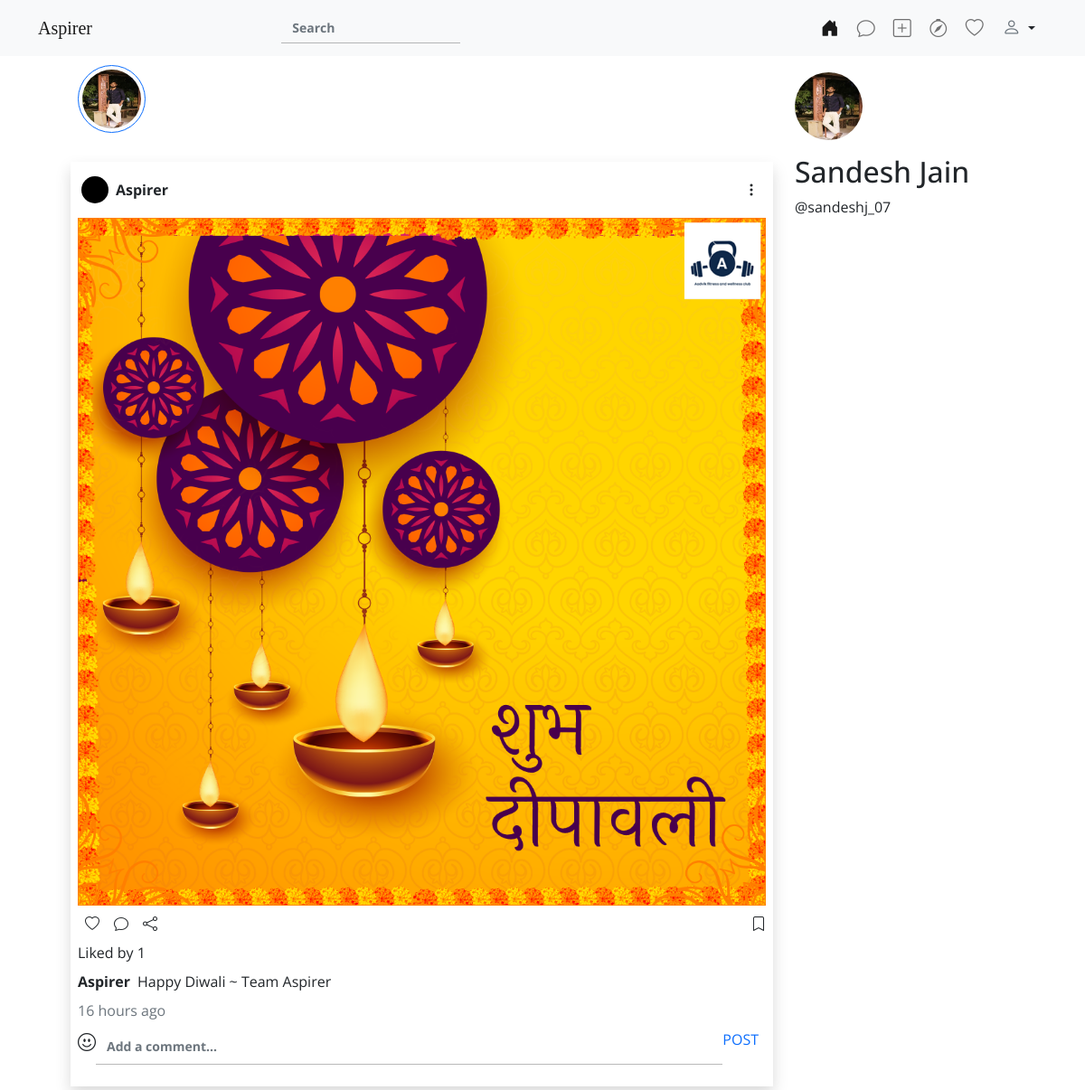
Screenshot of / (signed in) with the database file from the repository.
### front/models.py (models this page shows, shortened)
class Profile(models.Model):
    gender_chocies = (
        ('M',"Male"),
        ("F","Female"),
        ("N","Prefer Not To Say")
    )
    user = models.OneToOneField(User,on_delete=models.CASCADE)
    username = models.CharField(null=False, default = " ", max_length = 20)
    ProfileImg = models.ImageField(null=True,upload_to="images/profile_pic/",default="media/images/profile_pic/default.png")
    contact = models.CharField(max_length = 10)
    Email = models.EmailField(null=False)
    address = models.CharField(null = False, max_length = 50,blank = True)
    website = models.CharField(null=True,blank=True, max_length=30, default="")
    gender = models.CharField(max_length=1,choices = gender_chocies, default = "N")
    pvt_acc = models.BooleanField(default=False)
    activity_status = models.BooleanField(null=False, default = False)
    story_share = models.BooleanField(null=False, default = False)
    close_friends = ListCharField(
        base_field=models.CharField(max_length=10),
        size=6,
        max_length=(6 * 11),  # 6 * 10 character nominals, plus commas
        default = [ ],
        null = True,
        blank = True
    )
    hide_story = ListCharField(
        base_field=models.CharField(max_length=10),
        size=6,
        max_length=(6 * 11),  # 6 * 10 character nominals, plus commas
        default = [ ],
        null = True,
        blank = True
    )
    blocked_users = ListCharField(
        base_field=models.CharField(max_length=10),
        size=6,
        max_length=(6 * 11),  # 6 * 10 character nominals, plus commas
        default = [ ],
        null = True,
        blank = True
    )
    restricted_users = ListCharField(
        base_field=models.CharField(max_length=10),
        size=6,
        max_length=(6 * 11),  # 6 * 10 character nominals, plus commas
        default = [ ],
        null = True,
        blank = True
    )
    followers =  ListCharField(
        base_field=models.CharField(max_length=10),
        size=6,
        max_length=(6 * 11),  # 6 * 10 character nominals, plus commas
        default = [ ],
        null = True,
        blank = True
    )
    following =  ListCharField(
        base_field=models.CharField(max_length=10),
        size=6,
        max_length=(6 * 11),  # 6 * 10 character nominals, plus commas
        default = [ ] ,
        null = True,
        blank = True
    )
    saved =  ListCharField(
        base_field=models.CharField(max_length=10),
        size=6,
        max_length=(6 * 11),  # 6 * 10 character nominals, plus commas
        default = [ ],
        null = True,
        blank = True
    )
    follow_request =  ListCharField(
        base_field=models.CharField(max_length=10),
        size=6,
        max_length=(6 * 11),  # 6 * 10 character nominals, plus commas
        default = [ ],
        null = True,
        blank = True
    )
    bio = models.CharField(max_length = 100,default=" ", blank=True)

class Post(models.Model):
    user = models.ForeignKey(User,on_delete=models.CASCADE)
    profile = models.ForeignKey(Profile, on_delete= models.CASCADE)
    uploadTime = models.DateTimeField(default= datetime.datetime.now())
    likes =  ListCharField(
        base_field=models.CharField(max_length=10),
        size=6,
        max_length=(6 * 11),  # 6 * 10 character nominals, plus commas
        default = [ ],
        null = True,
        blank = True
    )
    caption = models.CharField(null=False,max_length=300)
    shares = models.IntegerField(default=0)
    saved = models.IntegerField(default=0)
    allow_comments = models.BooleanField(default=True)
    comments = ListCharField(
        base_field=models.CharField(max_length = 10),
        size= 6,
        max_length = (6 * 11),
        default = [],
        null = True,
        blank = True,
    )
    Showimage = models.ImageField(null=False, blank=False, upload_to="images/posts/", default = " ")
    archived = models.BooleanField(null=False, default = False)
    mentions = ListCharField(
        base_field=models.CharField(max_length=50),
        size=6,
        max_length=(6 * 51),  # 6 * 10 character nominals, plus commas
        null = True,
        blank = True
    )
    Location = models.CharField(blank=True, null=True,max_length=50)

### front/views.py (the view, shortened to what this page needs)
# urls.py: 2. Add a URL to urlpatterns:  path('', Home.as_view(), name='home')
@login_required(login_url='/login/')
def Home(request):
    call_command('deleteStory')
    CProfile = Profile.objects.get(user = request.user)
    posts = []
    for i in Post.objects.filter(Q(user__in = CProfile.following), Q(archived = False)).order_by('-id'):
        comments = Comment.objects.filter(Post = i)
        posts.append({"post":i,"comments":comments})
    userStory = Story.objects.filter(User = request.user)
    if userStory:
        userStory = userStory[0]
    else:
        userStory = 0
    stories = []
    for i in CProfile.following:
        P1 = Story.objects.filter(User__id = i)
    dic = {"posts":posts, "active":"home", "CProfile":CProfile, "userStory":userStory, "stories":stories}
    return render(request,'home.html',dic)

### front/management/commands/deleteStory.py (called while the page is built)
    def handle(self, *args, **options):
        stories = Story.objects.filter(uploadTime__lte = datetime.now() - timedelta(days = 1))
        for i in stories:
            i.Image.delete()
            i.delete()
        self.stdout.write('Deleted stories older than 1 day')

### front/preprocessors.py (called while the page is built)
def follow_requests(request):
    if(request.user.is_authenticated):
        Request_Users = []
        CUser = Profile.objects.filter(user = request.user)[0]
        for i in CUser.follow_request:
            user = User.objects.filter(id = i)[0]
            P = Profile.objects.filter(user = user)[0]
            Request_Users.append({"P":P,"U":user})
        return {
            "Requests": CUser.follow_request,
            "Request_Users": Request_Users,
            "footer": True,
            "navbar" : True,
        }
    return {"Requests": [], "footer":True, "navbar":True}

### templates/home.html (shortened to what this page needs)
{% extends 'base.html' %}
{% load static %}
{% load humanize %}
{% block links %}
    <link rel="stylesheet" href="{% static 'css/home.css' %}">
{% endblock %}
{% block content %}
    <div class="container px-lg-5 px-sm-0 mt-5 mb-3">
        <div class="row">
            <div class="col-lg-9">
                <div class="d-flex align-items-center mt-3 mb-4 p-2">
                {% if userStory == 0 %}
                    <div>
                        <div style="height:75px; width:75px;" class="bg-primary rounded-circle me-3 d-flex align-items-center justify-content-center pe-pointer"  data-bs-toggle="modal" data-bs-target="#UploadStoryModal">
                            <i class="bi bi-plus fs-1 text-white"></i>
                        </div>
                    </div>
                {% else %}
                    <div>
                        <img src="{{CProfile.ProfileImg.url}}" alt="avatar" class="rounded-circle border border-primary p-1 me-3 pe-pointer modalOpenStory" data-story-user = "{{CProfile.user.id}}" data-story-name = "{{CProfile.username}}" data-bs-toggle="modal" data-bs-target="#ViewStoryModal"  width="75px">
                    </div>
                {% endif %}
                </div>
                <div clas="w-100">
                    {% for post in posts %}
                    <div class="post shadow  my-3 py-3 px-2">
                        <div class="d-flex ps-1 align-items-center pb-3">
                            <img src="{{post.post.profile.ProfileImg.url}}" alt="avatar" class="rounded-circle"  width="30px" heigth="25px">
                            <a class="text-dark" href="{% url 'Aspirer:Profile' post.post.user.username  %}"><p class="fw-bold my-0 ms-2 pe-pointer">{{post.post.user.username}}</p></a>
                            <i class="bi bi-three-dots-vertical ms-auto me-2 pe-pointer postModalBi" onClick="$('#postUrl').attr('href','{% url 'Aspirer:ViewPost' post.post.id %}');" data-user-id="{{post.post.user.id}}" post-id="{{post.post.id}}" data-bs-toggle="modal" data-bs-target ="#PostClickModal"></i>
                        </div>
                        <img src="{{ post.post.Showimage.url }}" alt="avatar" class="mx-auto d-block w-100 pe-pointer postImg" data-LikeId="likeBtn{{post.id}}">
                        <div class="d-flex align-items-center my-2">
                            <i class="bi mx-2 pe-pointer bi-heart{% if request.user.id|stringformat:'i' in post.post.likes %}-fill text-danger {% endif %} likeBtn" data-postId = "{{post.id}}" id="likeBtn{{post.id}}" ></i>
                        {% if post.post.allow_comments %}
                            <i class="bi bi-chat mx-2 pe-pointer commentBi" data-commentId = "comment{{post.post.id}}"></i>
                            {% endif %}
                            <i class="bi bi-share mx-2  pe-pointer"></i>
                            <i class="bi ms-auto pe-pointer bi-bookmark{% if post.post.id|stringformat:'i' in CProfile.saved %}-fill {% endif %} saveBtn" data-postId="{{post.id}}" id="saveBtn{{post.id}}"></i>
                        </div>
                        <span class="">Liked by <span id="{{post.post.id}}likes">{{post.post.likes|length}}</span></span>
                        <div class="d-flex my-2">
                        <a class="text-dark" href="{% url 'Aspirer:Profile' post.post.user.username %}"><span class="fw-bold me-2">{{post.post.user.username}}</span></a>
                        <span> {{post.post.caption}}</span>
                    </div>
                        <span class="text-secondary fs-6"> {{post.post.uploadTime|naturaltime}} </span>
                        {% if post.post.allow_comments %}
                        <div  class="d-flex py-2">
                            <i class="bi bi-emoji-smile fs-5"></i>
                            <input type="text" class="form-control commentText" id="comment{{post.post.id}}" post-id="{{post.post.id}}" placeholder="Add a comment..." />
                            <p class="text-primary pe-pointer me-2 postComment" cid="comment{{post.post.id}}">POST</p>
                        </div>
                        {% endif %}
                    </div>
                    {% endfor %}
                </div>
            </div>
            <div class="col-lg-2 d-flex">
                <div class="position-fixed pt-3">
                <img src="{{CProfile.ProfileImg.url}}" width="75px" class="rounded-circle my-3">
                <h2> {{request.user.first_name}} {{request.user.last_name}} </h2>
                <p>@{{request.user.username}}</p>
            </div>
            </div>
        </div>
    </div>
{% endblock %}

### templates/base.html (shortened to what this page needs)
{% load static %}
<!DOCTYPE html>
<html lang="en">
<head>
  <link rel="stylesheet" href="{% static 'vendors/bootstrap-5.0.2-dist/css/bootstrap.min.css' %}" />
  <link rel="stylesheet" href="https://cdn.jsdelivr.net/npm/bootstrap-icons@1.6.1/font/bootstrap-icons.css" />
  <link rel="stylesheet" href="{% static 'css/base.css' %}" />
  {% block links %} {% endblock %}
</head>
<body>
    {% if navbar %}
     <nav class="navbar navbar-expand-md navbar-light bg-light position-fixed top-0 w-100 mb-5" style="z-index:100;">
        <div class="container">
          <a class="navbar-brand font-1" href="{% url 'Aspirer:Home' %}"> Aspirer </a>
          <div class="collapse navbar-collapse" id="navbarSupportedContent">
            <form class="mx-auto d-flex bg-transparent">
                <input class="form-control bg-transparent" type="search" placeholder="Search">
            </form>
            <ul class="navbar-nav ms-auto mb-2 mb-lg-0">
                <a class="nav-link {% if active == "home" %}active{% endif %} " aria-current="page" href="{% url 'Aspirer:Home' %}"><i class="bi bi-house-door{% if active == "home" %}-fill{% endif %} fs-5"></i></a>
                <a class="nav-link {% if active == "chat" %}active{% endif %}" href="#"><i class="bi bi-chat{% if active == "chat" %}-fill{% endif %} fs-5"></i></a>
                <a class="nav-link {% if active == "upload" %}active{% endif %}" href="{% url 'Aspirer:UploadPost' %}"><i class="bi bi-plus-square{% if active == "upload" %}-fill{% endif %} fs-5"></i></a>
                <a class="nav-link {% if active == "explore" %}active{% endif %}" href="{% url 'Aspirer:Explore' %}"><i class="bi bi-compass{% if active == "explore" %}-fill{% endif %} fs-5"></i></a>
                <a class="nav-link {% if active == "follow" %}active{% endif %}" href="#"  data-bs-toggle="modal" data-bs-target="#FollowRequestModal"><i class="bi bi-heart{% if active == "follow" %}-fill{% endif %} fs-5"></i></a>
              <div class="dropdown">
                <button class="btn dropdown-btn dropdown-toggle" type="button" id="dropdownMenuButton1" data-bs-toggle="dropdown" aria-expanded="false">
                  <i class="bi bi-person{% if active == "profile" %}-fill {% else %} text-secondary {% endif %} fs-5"></i>
                </button>
              </div>
            </ul>
          </div>
        </div>
      </nav>
    {% endif %}
    {%  block content %} {% endblock %}
</body>
</html>

### static/css/base.css (style rules this page uses)
:root { --primary-background : #55acee; }
* { margin:0; padding: 0; font-family: 'Open Sans', sans-serif; }
html, body { overflow-x: hidden; }
a { text-decoration: none; color:black; }
input { font-weight: bold !important; }
.font-1 { font-family: font-1; }
.form-control { font-size:14px; border-radius: 0; border:none; border-bottom: 1px solid rgba(0, 0, 0, 0.275); }
.pe-pointer { cursor: pointer; }

### rows the page displays
Profile: ProfileImg (picture)
Post: post.profile.ProfileImg (picture), post.user.username "Aspirer", post.Showimage (picture), post.likes|length "1", post.caption "Happy Diwali ~ Team Aspirer", post.uploadTime "16 hours ago"

### other values shown
{{ request.user.first_name }} "Sandesh"
{{ request.user.last_name }} "Jain"
{{ request.user.username }} "sandeshj_07"
